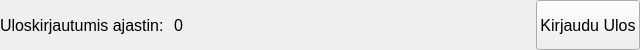
<?xml version="1.0" encoding="UTF-8"?>
<ui version="4.0">
 <class>UserStatusBarWidget</class>
 <widget class="QWidget" name="UserStatusBarWidget">
  <property name="geometry">
   <rect>
    <x>0</x>
    <y>0</y>
    <width>640</width>
    <height>50</height>
   </rect>
  </property>
  <property name="windowTitle">
   <string>Form</string>
  </property>
  <layout class="QHBoxLayout" name="horizontalLayout">
   <property name="spacing">
    <number>0</number>
   </property>
   <property name="leftMargin">
    <number>0</number>
   </property>
   <property name="topMargin">
    <number>0</number>
   </property>
   <property name="rightMargin">
    <number>0</number>
   </property>
   <property name="bottomMargin">
    <number>0</number>
   </property>
   <item>
    <widget class="QLabel" name="lblTimerInfo">
     <property name="font">
      <font>
       <pointsize>12</pointsize>
      </font>
     </property>
     <property name="text">
      <string>Uloskirjautumis ajastin:</string>
     </property>
    </widget>
   </item>
   <item>
    <spacer name="timerSpacer">
     <property name="orientation">
      <enum>Qt::Horizontal</enum>
     </property>
     <property name="sizeType">
      <enum>QSizePolicy::Minimum</enum>
     </property>
     <property name="sizeHint" stdset="0">
      <size>
       <width>10</width>
       <height>20</height>
      </size>
     </property>
    </spacer>
   </item>
   <item>
    <widget class="QLabel" name="lblTimer">
     <property name="font">
      <font>
       <pointsize>12</pointsize>
      </font>
     </property>
     <property name="text">
      <string>0</string>
     </property>
    </widget>
   </item>
   <item>
    <spacer name="logoutBtnSpacer">
     <property name="orientation">
      <enum>Qt::Horizontal</enum>
     </property>
     <property name="sizeHint" stdset="0">
      <size>
       <width>40</width>
       <height>20</height>
      </size>
     </property>
    </spacer>
   </item>
   <item>
    <widget class="QPushButton" name="btnLogout">
     <property name="minimumSize">
      <size>
       <width>50</width>
       <height>50</height>
      </size>
     </property>
     <property name="font">
      <font>
       <pointsize>12</pointsize>
      </font>
     </property>
     <property name="text">
      <string>Kirjaudu Ulos</string>
     </property>
    </widget>
   </item>
  </layout>
 </widget>
 <resources/>
 <connections/>
</ui>
